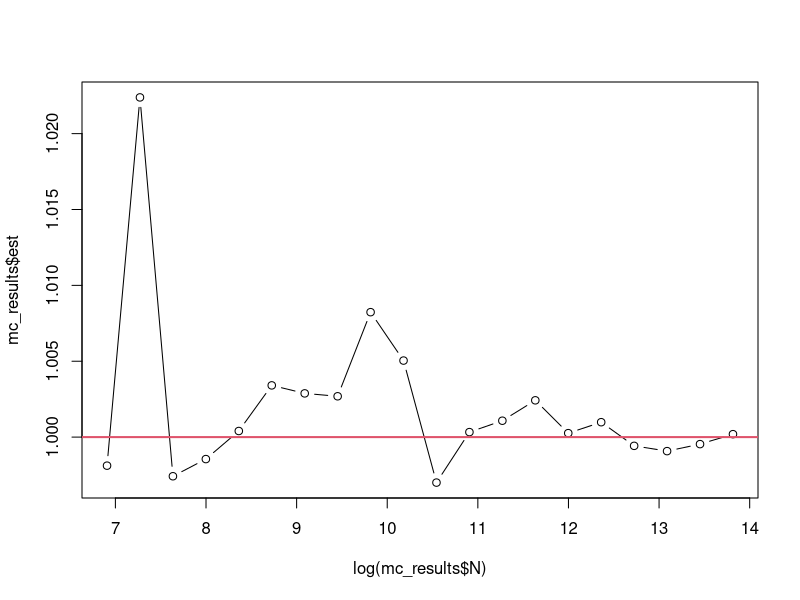
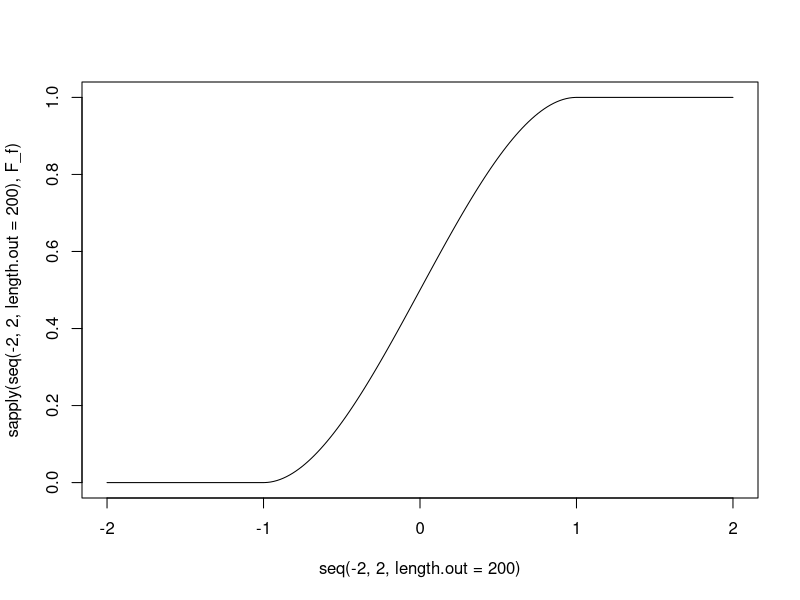
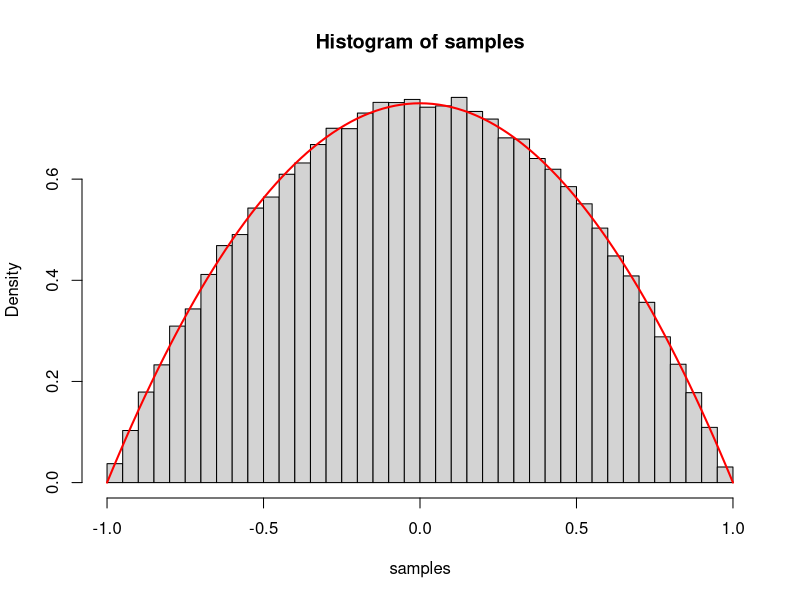
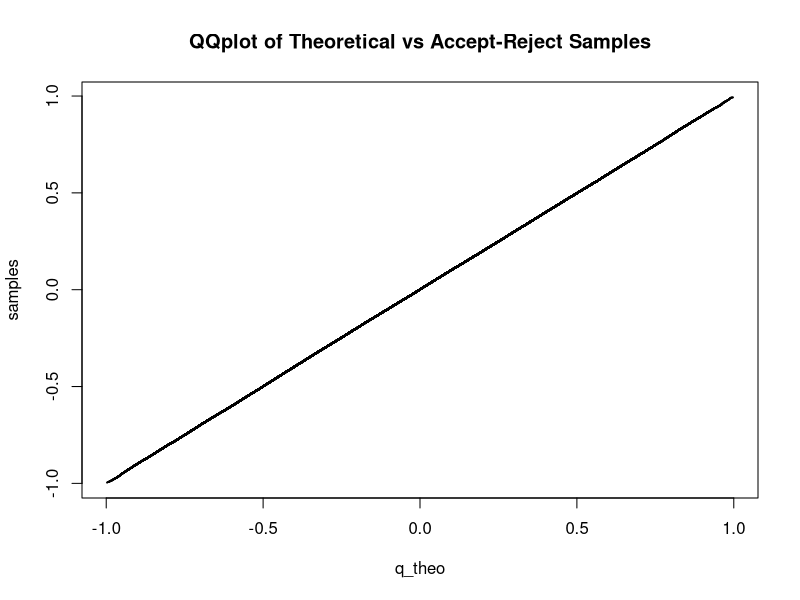
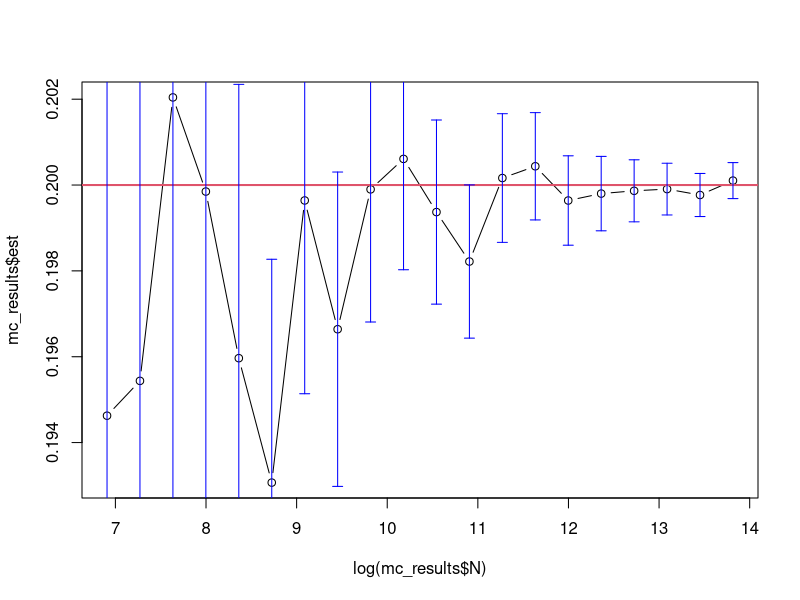
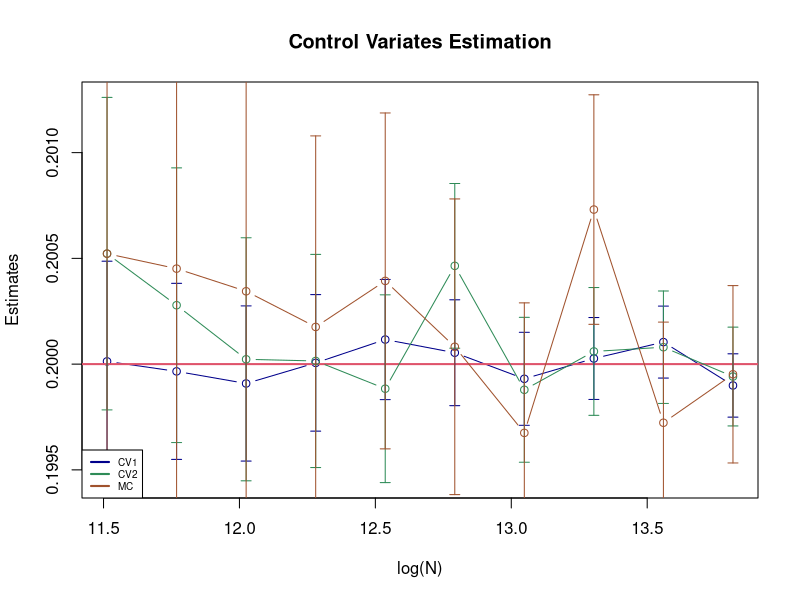

The R script that drew these images, in order:
library(dplyr)

# PART1: Crude Monte-Carlo to estimate the integral of f(x) over [-1, 1]--------
# It is indeed a density function since int_-1^1 f(x) dx = 1
f <- function(x){
  return(ifelse(abs(x)<=1, 3*(1-x^2)/4, 0))
}

p_true <- 1
mc_estimate <- function(N){
  x <- runif(N, -1, 1)
  vals <- f(x)
  
  est <- mean(vals) * 2
  se <- sd(vals)/sqrt(N) * 2
  
  list(est = est, se = se)
}

N_values <- seq(log(1000), log(1e6), length.out = 20) |> exp() |> round() |> unique()
mc_results <- lapply(N_values, function(N){
  result <- mc_estimate(N)
  
  data.frame(
    N = N,
    est = result$est,
    se = result$se
  )
})
mc_results <- bind_rows(mc_results)
plot(log(mc_results$N), mc_results$est, type = "b")
abline(h = p_true, col = 2, lwd = 2)

# CDF of f
F_f <- function(x){
  if (x < -1){
    return(0)
  } else if (x >= -1 & x <= 1){
    return(0.5 + (3*x)/4 - (x^3)/4)
  } else {
    return(1)
  }
}

plot(seq(-2, 2, length.out = 200), sapply(seq(-2, 2, length.out = 200), F_f), type = "l")

# It is possible to sample from f using inverse transform sampling
# Because F_f is strictly increasing over [-1, 1], we can find its inverse

# PART2: Accept-Reject Sampling for X ~ f --------------------------------------
rtraget_accept_reject <- function(N){
  # We use a uniform proposal over [-1, 1] and oversampling
  # The accept reject algorithm's procedure is as follows:
  # 1. Sample Y ~ g, where g is the proposal density (here uniform over [-1, 1])
  # 2. Sample U ~ Uniform(0, 1)
  # 3. Accept Y as a sample from f if U <= f(Y) / (M * g(Y)), where M is a constant such that f(x) <= M * g(x) for all x
  # 4. Repeat until we have N accepted samples
  # The theoretical accept rate is 1/M
  # The formula of acceptance-rejection sampling gives M = max_x f(x) / g(x)
  f <- function(x){
    return(ifelse(abs(x)<=1, 3*(1-x^2)/4, 0))
  }
  M <- 1.5 # since max_x f(x) = 3/4 and g(x) = 1/2 over [-1, 1]
  N_accept <- 0
  samples <- numeric(N)
  while (N_accept < N){
    u <- runif(ceiling((N - N_accept) * M))
    y <- runif(ceiling((N - N_accept) * M), -1, 1)
    idx_accept <- which(u <=  (f(y) / (M * 0.5)))
    int_M <- min(length(idx_accept), N - N_accept)
    samples[(N_accept+1) : (N_accept + int_M)] <- y[idx_accept[1 : int_M]]
    # error
    if (sum(is.na(samples)) != 0){
      print(is.na(samples))
      break
    }
    N_accept <- N_accept + int_M
  }
  samples
}

n <- 1e5
samples <- rtraget_accept_reject(n)

# Histogram of samples from accept-reject
hist(samples, breaks = 50, probability = TRUE)
curve(f(x), from = -1, to = 1, add = TRUE, col = "red", lwd = 2)

# Inverse CDF of f
F_f_inv <- function(u){
  if (u < 0 || u > 1){
    stop("u must be in [0, 1]")
  }
  if (u == 0){
    return(-1)
  } else if (u == 1){
    return(1)
  }
  f <- function(x) F_f(x) - u
  result <- uniroot(f, interval = c(-1, 1))
  return(result$root)
}
F_f_inv <- Vectorize(F_f_inv)

# QQplot to validate the sampling
probs <- ppoints(n)
q_theo <- sapply(probs, F_f_inv)
qqplot(q_theo, samples,
       main = "QQplot of Theoretical vs Accept-Reject Samples",
       cex = 0.1, pch = 1)

# PART3: Monte-Carlo Estimation of E[X^2] where X ~ f --------------------------
I_true <- 0.2 # True value of E[X^2] where X ~ f
MC <- function(N){
  alpha <- 0.05
  x <- rtraget_accept_reject(N)
  vals <- x^2
  
  est <- mean(vals)
  se <- sd(vals)/sqrt(N)
  confint <- est + c(-1, 1) * qnorm(1 - alpha/2) * se
  
  list(est = est, se = se, confint = confint)
}

# Run MC
N_values <- seq(log(1000), log(1e6), length.out = 20) |> exp() |> round() |> unique()
mc_results <- lapply(N_values, function(N){
  result <- MC(N)
  tibble(
    N = N,
    est = result$est,
    se = result$se,
    confint_lower = result$confint[1],
    confint_upper = result$confint[2]
  )
})
mc_results <- bind_rows(mc_results)
plot(log(mc_results$N), mc_results$est, type = "b")
abline(h = I_true, col = 2, lwd = 2)
# Add confidence intervals
arrows(log(mc_results$N), mc_results$confint_lower,
       log(mc_results$N), mc_results$confint_upper,
       angle = 90, code = 3, length = 0.05, col = "blue")


# PART4: Variance Reduction using Control Variates -----------------------------
# First note that (let X ~ f) 
# E[X^(2k)] = 3/2 ( \frac{1}{2k+1} - \frac{1}{2k+3} )
# E(X^2) = 1/5, E(X^4) = 3/35, E(X^6) = 1/21
# Theoretically, the optimal b is given by Cov(h(X), h_0(X)) / Var(x_0(X))
CV1 <- function(N){
  alpha <- 0.05
  train_rate <- 0.1
  N_train <- ceiling(N * train_rate)
  N_est <- N - N_train
  x_train <- rtraget_accept_reject(N_train)
  x_est <- rtraget_accept_reject(N_est)
  # Theoretical optimal coefficient b = Cov(X^2, X^4) / Var(X^4)
  b <- cov(x_train^2, x_train^4) / var(x_train^4)
  vals <- x_est^2 - b * (x_est^4 - 3/35)
  
  est <- mean(vals)
  se <- sd(vals)/sqrt(N_est)
  confint <- est + c(-1, 1) * qnorm(1 - alpha/2) * se
  
  list(est = est, se = se, confint = confint, b = b)
}

CV2 <- function(N){
  alpha <- 0.05
  train_rate <- 0.1
  N_train <- ceiling(N * train_rate)
  N_est <- N - N_train
  x_train <- rtraget_accept_reject(N_train)
  x_est <- rtraget_accept_reject(N_est)
  # Theoretical optimal coefficient b = Cov(X^2, X^6) / Var(X^6)
  b <- cov(x_train^2, x_train^6) / var(x_train^6)
  vals <- x_est^2 - b * (x_est^6 - 1/21)
  
  est <- mean(vals)
  se <- sd(vals)/sqrt(N_est)
  confint <- est + c(-1, 1) * qnorm(1 - alpha/2) * se
  
  list(est = est, se = se, confint = confint, b = b)
}

# Run CV1 and CV2
set.seed(2000)

{# Run CV1
  N_values <- seq(log(1e5), log(1e6), length.out = 10) |> exp() |> round() |> unique()
  
  mc_results <- lapply(N_values, function(N){
    result <- MC(N)
    tibble(
      N = N,
      est = result$est,
      se = result$se,
      confint_lower = result$confint[1],
      confint_upper = result$confint[2]
    )
  })
  mc_results <- bind_rows(mc_results)
  
  cv1_results <- lapply(N_values, function(N){
    result <- CV1(N)
    tibble(
      N = N,
      est = result$est,
      se = result$se,
      confint_lower = result$confint[1],
      confint_upper = result$confint[2],
      b = result$b
    )
  })
  cv1_results <- bind_rows(cv1_results)
  
  # Run CV2
  cv2_results <- lapply(N_values, function(N){
    result <- CV2(N)
    tibble(
      N = N,
      est = result$est,
      se = result$se,
      confint_lower = result$confint[1],
      confint_upper = result$confint[2],
      b = result$b
    )
  })
  cv2_results <- bind_rows(cv2_results)
  
  # Plot results
  plot(log(cv1_results$N), cv1_results$est, 
       type = "b", col = "darkblue",
       ylim = c(min(cv1_results$confint_lower, cv2_results$confint_lower),
                max(cv1_results$confint_upper, cv2_results$confint_upper)),
       main = "Control Variates Estimation",
       ylab = "Estimates", xlab = "log(N)")
  abline(h = I_true, col = 2, lwd = 2)
  arrows(log(cv1_results$N), cv1_results$confint_lower,
         log(cv1_results$N), cv1_results$confint_upper,
         angle = 90, code = 3, length = 0.05, col = "darkblue")
  
  # Add CV2 results
  points(log(cv2_results$N), cv2_results$est, type = "b", col = "seagreen")
  arrows(log(cv2_results$N), cv2_results$confint_lower,
         log(cv2_results$N), cv2_results$confint_upper,
         angle = 90, code = 3, length = 0.05, col = "seagreen")
  
  # Add MC results
  points(log(mc_results$N), mc_results$est, type = "b", col = "sienna")
  arrows(log(mc_results$N), mc_results$confint_lower,
         log(mc_results$N), mc_results$confint_upper,
         angle = 90, code = 3, length = 0.05, col = "sienna")
  
  legend("bottomleft", legend = c("CV1", "CV2", "MC"), 
         col = c("darkblue", "seagreen", "sienna" ), 
         lwd = 2, cex = 0.6, )
}



